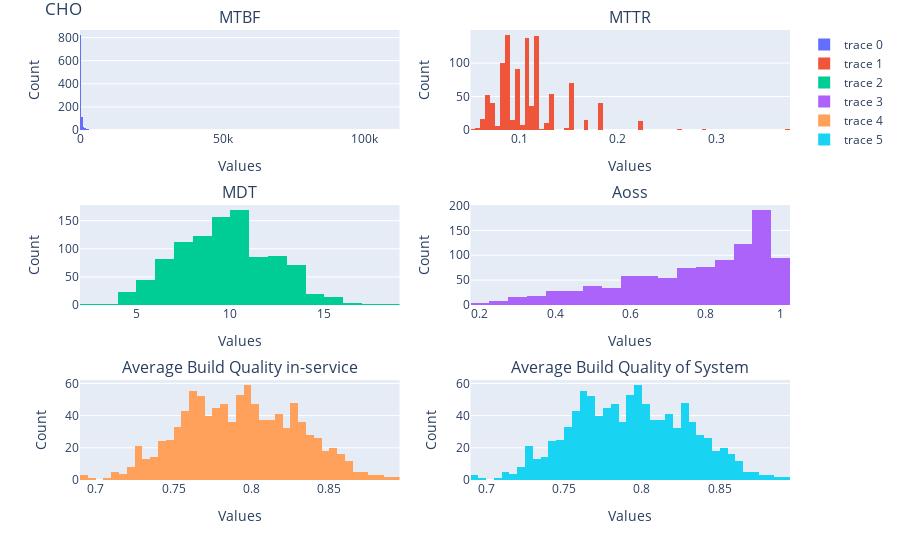
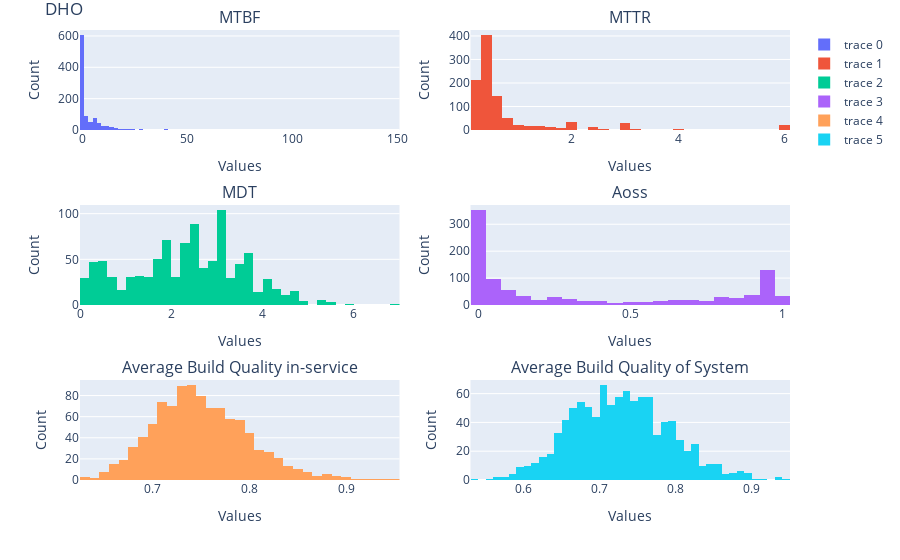
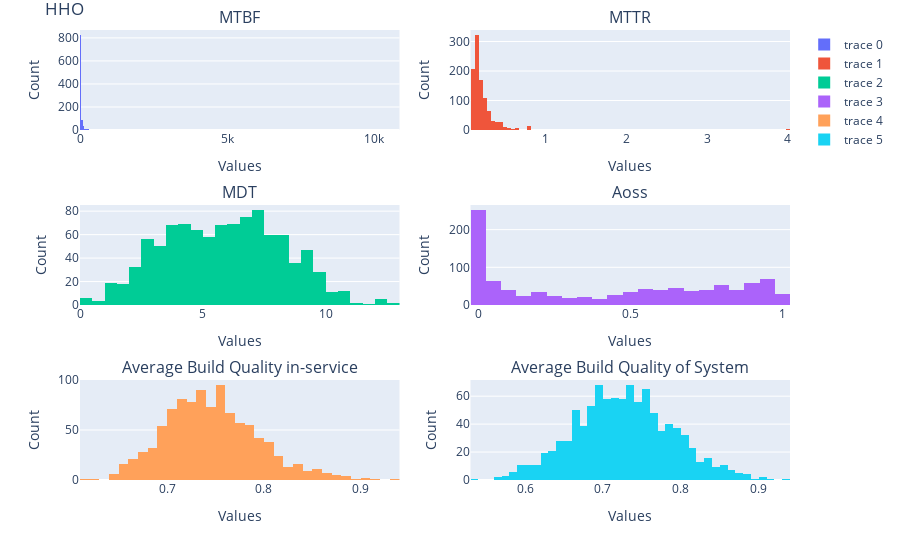
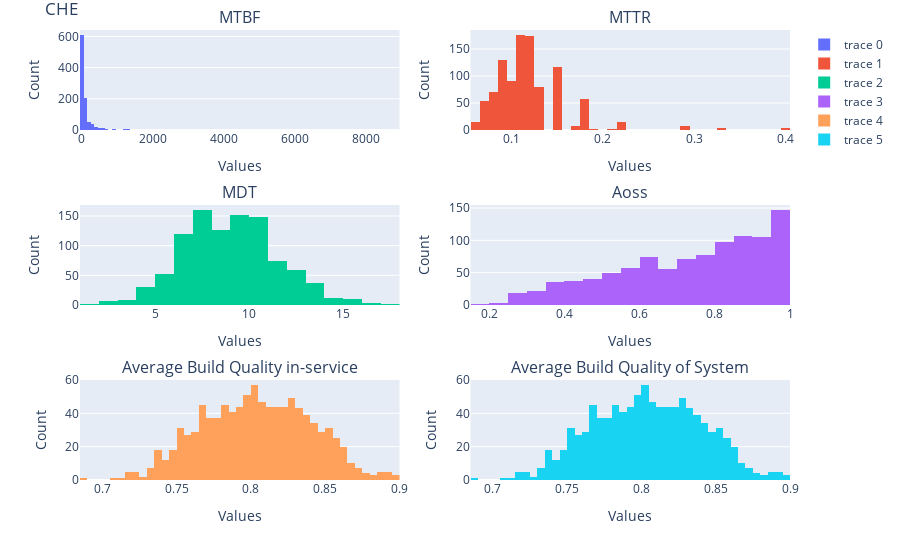

Notebook code for these charts, in order:
### Markdown cell above
- [x] CHO 
    - [x] Determinisitc
    - [x] MC
- [X] DHO 
    - [x] Determinisitc
    - [x] MC
- [X] HHO 
    - [X] Determinisitc
    - [X] MC
- [X] CHE 
    - [X] Determinisitc
    - [X] MC
- [X] DHE 
    - [X] Determinisitc
    - [X] MC
- [X] HHE 
    - [X] Determinisitc
    - [X] MC

### Code cell
def plotDistribution(config,mcdf):
#     ['Average Build Quality in-service', 'Average Build Quality of System',
#     '#Replicator', '#Normal', '#Assembler', '#Printer',
#     'Print Capacity', 'Assembling Capacity', 'Collection Capacity',
#     'MTBF','MTTR', 'MDT', 'Aoss']
#     fig = go.Figure()
#     fig.add_trace(px.histogram(mcdf, x="Aoss", y="MTBF", marginal="rug",
#                    hover_data=['MTBF','MTTR', 'MDT', 'Aoss']))
# #     fig.add_trace(go.Histogram(x=mcdf['Aoss'],hovertemplate="<b>Bin Edges:</b> %{x}<br><b>Count:</b> %{y}<extra></extra>"))
    fig = make_subplots(rows=3, cols=2,subplot_titles=('MTBF','MTTR', 'MDT', 'Aoss','Average Build Quality in-service', 'Average Build Quality of System'))
    trace0 = go.Histogram(x=mcdf['MTBF'])
    trace1 = go.Histogram(x=mcdf['MTTR'])
    trace2 = go.Histogram(x=mcdf['MDT'])
    trace3 = go.Histogram(x=mcdf['Aoss'])
    trace4 = go.Histogram(x=mcdf['Average Build Quality in-service'])
    trace5 = go.Histogram(x=mcdf['Average Build Quality of System'])
    fig.append_trace(trace0, 1, 1)
    fig.append_trace(trace1, 1, 2)
    fig.append_trace(trace2, 2, 1)
    fig.append_trace(trace3, 2, 2)
    fig.append_trace(trace4, 3, 1)
    fig.append_trace(trace5, 3, 2)
    fig.update_layout(hovermode="x",title=config,margin=dict(t=30))
    fig.update_xaxes(title_text='Values')
    fig.update_yaxes(title_text='Count')
    fig.show()
    display(mcdf)
    
def main():
    global RiskThreshold,QualityThreshold,mc_num_steps,timesteps,mc,numTasksBeforeFail
    numTasksBeforeFaillist = [2]
    RiskThresholds=[0.5]
    timestepslist=[50]
    
#     numTasksBeforeFaillist = [2,3,5,10]
#     RiskThresholds=[0.5,0.6,0.7,0.8]
#     timestepslist=[20,50,100,250,500,1000]
    QualityThreshold=0.5
    mc_num_steps = 1000
    mc = True
    configlist = ["CHO","DHO","HHO","CHE","DHE","HHE"]
    test_table = pd.DataFrame()
    for config in configlist:
        for risk in RiskThresholds:
            RiskThreshold = risk
            for timestep in timestepslist:
                timesteps = timestep
                for numTasks in numTasksBeforeFaillist:
                    numTasksBeforeFail = numTasks
                    try:
                        if mc:
                            print(f'\nMC {config}, Risk:{RiskThreshold}, t:{timesteps}, #Tasks Before Fail:{numTasksBeforeFail}')
                            mcdf = SRRSmc(config,timesteps,mc_num_steps,False)
                            mean_mcdf = mcdf[['Print Capacity', 'Assembling Capacity', 'Collection Capacity', 'MTBF','MTTR', 'MDT', 'Aoss','#In', '#Out','Average Build Quality of System']].mean()
                            plotDistribution(config,mcdf)
                        else:
                            print(f'Deterministic {config}, Risk:{RiskThreshold}, t:{timesteps}, #Tasks Before Fail:{numTasksBeforeFail}')
                            df,ram_df = SRRS(config,timesteps,False)
                            result = df.tail(1).reset_index(drop=True)
                            result = pd.concat([result,ram_df], axis=1)
                            result['RiskThreshold'] = RiskThreshold
                            result['Configuration'] = config
                            result = result[['Configuration','#Tasks before failure','RiskThreshold','Time', 'NonPr', 'Printable', 'Materials', 'Env_Materials',
                           '#Replicator', '#Normal', '#Assembler', '#Printer', '#Assembling',
                           '#Printing', '#Collecting', '#Idle', '#Repair', '#In', '#Out',
                           'Average Build Quality in-service', 'Average Build Quality of System',
                           '#WasteReplicator', '#WasteNormal', '#WasteAssembler', '#WastePrinter',
                           'Environment Exhaust Time', 'Printable Exhaust Time',
                           'NonPr Exhaust Time', 'Material Exhaust Time', 'Average Risk',
                           'Print Capacity', 'Assembling Capacity', 'Collection Capacity',
                           'MTBF', 'MTTR', 'MDT', 'Aoss']]
                            test_table = pd.concat([test_table,result],ignore_index=True)
                    except Exception as err:
                        print(f"Unexpected {err=}, {type(err)=}")
                        raise
    if mc:
        pass
    else:
#         display(test_table)
        filename = "deterministic-scenarios.csv"
        print(f'saving {filename}...')
        test_table.to_csv(filename)
    

if __name__ == "__main__":
    main()

### Figure 1 — Plotly figure (JSON) as saved in the notebook; plotly's stock layout.template omitted (floating-point values rounded to 4 significant figures; data arrays with more than 128 entries replaced by an {"elided": "..."} marker saying what was removed)
{"data": [{"type": "histogram", "x": {"elided": "1000 float values"}, "xaxis": "x", "yaxis": "y"}, {"type": "histogram", "x": {"elided": "1000 float values"}, "xaxis": "x2", "yaxis": "y2"}, {"type": "histogram", "x": {"elided": "1000 float values"}, "xaxis": "x3", "yaxis": "y3"}, {"type": "histogram", "x": {"elided": "1000 float values"}, "xaxis": "x4", "yaxis": "y4"}, {"type": "histogram", "x": {"elided": "1000 float values"}, "xaxis": "x5", "yaxis": "y5"}, {"type": "histogram", "x": {"elided": "1000 float values"}, "xaxis": "x6", "yaxis": "y6"}], "layout": {"annotations": [{"font": {"size": 16}, "showarrow": false, "text": "MTBF", "x": 0.225, "xanchor": "center", "xref": "paper", "y": 1, "yanchor": "bottom", "yref": "paper"}, {"font": {"size": 16}, "showarrow": false, "text": "MTTR", "x": 0.775, "xanchor": "center", "xref": "paper", "y": 1, "yanchor": "bottom", "yref": "paper"}, {"font": {"size": 16}, "showarrow": false, "text": "MDT", "x": 0.225, "xanchor": "center", "xref": "paper", "y": 0.6111, "yanchor": "bottom", "yref": "paper"}, {"font": {"size": 16}, "showarrow": false, "text": "Aoss", "x": 0.775, "xanchor": "center", "xref": "paper", "y": 0.6111, "yanchor": "bottom", "yref": "paper"}, {"font": {"size": 16}, "showarrow": false, "text": "Average Build Quality in-service", "x": 0.225, "xanchor": "center", "xref": "paper", "y": 0.2222, "yanchor": "bottom", "yref": "paper"}, {"font": {"size": 16}, "showarrow": false, "text": "Average Build Quality of System", "x": 0.775, "xanchor": "center", "xref": "paper", "y": 0.2222, "yanchor": "bottom", "yref": "paper"}], "hovermode": "x", "margin": {"t": 30}, "title": {"text": "CHO"}, "xaxis": {"anchor": "y", "domain": [0, 0.45], "title": {"text": "Values"}}, "xaxis2": {"anchor": "y2", "domain": [0.55, 1], "title": {"text": "Values"}}, "xaxis3": {"anchor": "y3", "domain": [0, 0.45], "title": {"text": "Values"}}, "xaxis4": {"anchor": "y4", "domain": [0.55, 1], "title": {"text": "Values"}}, "xaxis5": {"anchor": "y5", "domain": [0, 0.45], "title": {"text": "Values"}}, "xaxis6": {"anchor": "y6", "domain": [0.55, 1], "title": {"text": "Values"}}, "yaxis": {"anchor": "x", "domain": [0.7778, 1], "title": {"text": "Count"}}, "yaxis2": {"anchor": "x2", "domain": [0.7778, 1], "title": {"text": "Count"}}, "yaxis3": {"anchor": "x3", "domain": [0.3889, 0.6111], "title": {"text": "Count"}}, "yaxis4": {"anchor": "x4", "domain": [0.3889, 0.6111], "title": {"text": "Count"}}, "yaxis5": {"anchor": "x5", "domain": [0, 0.2222], "title": {"text": "Count"}}, "yaxis6": {"anchor": "x6", "domain": [0, 0.2222], "title": {"text": "Count"}}}}

### Figure 2 — Plotly figure (JSON) as saved in the notebook; plotly's stock layout.template omitted (floating-point values rounded to 4 significant figures; data arrays with more than 128 entries replaced by an {"elided": "..."} marker saying what was removed)
{"data": [{"type": "histogram", "x": {"elided": "1000 float values"}, "xaxis": "x", "yaxis": "y"}, {"type": "histogram", "x": {"elided": "1000 float values"}, "xaxis": "x2", "yaxis": "y2"}, {"type": "histogram", "x": {"elided": "1000 float values"}, "xaxis": "x3", "yaxis": "y3"}, {"type": "histogram", "x": {"elided": "1000 float values"}, "xaxis": "x4", "yaxis": "y4"}, {"type": "histogram", "x": {"elided": "1000 float values"}, "xaxis": "x5", "yaxis": "y5"}, {"type": "histogram", "x": {"elided": "1000 float values"}, "xaxis": "x6", "yaxis": "y6"}], "layout": {"annotations": [{"font": {"size": 16}, "showarrow": false, "text": "MTBF", "x": 0.225, "xanchor": "center", "xref": "paper", "y": 1, "yanchor": "bottom", "yref": "paper"}, {"font": {"size": 16}, "showarrow": false, "text": "MTTR", "x": 0.775, "xanchor": "center", "xref": "paper", "y": 1, "yanchor": "bottom", "yref": "paper"}, {"font": {"size": 16}, "showarrow": false, "text": "MDT", "x": 0.225, "xanchor": "center", "xref": "paper", "y": 0.6111, "yanchor": "bottom", "yref": "paper"}, {"font": {"size": 16}, "showarrow": false, "text": "Aoss", "x": 0.775, "xanchor": "center", "xref": "paper", "y": 0.6111, "yanchor": "bottom", "yref": "paper"}, {"font": {"size": 16}, "showarrow": false, "text": "Average Build Quality in-service", "x": 0.225, "xanchor": "center", "xref": "paper", "y": 0.2222, "yanchor": "bottom", "yref": "paper"}, {"font": {"size": 16}, "showarrow": false, "text": "Average Build Quality of System", "x": 0.775, "xanchor": "center", "xref": "paper", "y": 0.2222, "yanchor": "bottom", "yref": "paper"}], "hovermode": "x", "margin": {"t": 30}, "title": {"text": "DHO"}, "xaxis": {"anchor": "y", "domain": [0, 0.45], "title": {"text": "Values"}}, "xaxis2": {"anchor": "y2", "domain": [0.55, 1], "title": {"text": "Values"}}, "xaxis3": {"anchor": "y3", "domain": [0, 0.45], "title": {"text": "Values"}}, "xaxis4": {"anchor": "y4", "domain": [0.55, 1], "title": {"text": "Values"}}, "xaxis5": {"anchor": "y5", "domain": [0, 0.45], "title": {"text": "Values"}}, "xaxis6": {"anchor": "y6", "domain": [0.55, 1], "title": {"text": "Values"}}, "yaxis": {"anchor": "x", "domain": [0.7778, 1], "title": {"text": "Count"}}, "yaxis2": {"anchor": "x2", "domain": [0.7778, 1], "title": {"text": "Count"}}, "yaxis3": {"anchor": "x3", "domain": [0.3889, 0.6111], "title": {"text": "Count"}}, "yaxis4": {"anchor": "x4", "domain": [0.3889, 0.6111], "title": {"text": "Count"}}, "yaxis5": {"anchor": "x5", "domain": [0, 0.2222], "title": {"text": "Count"}}, "yaxis6": {"anchor": "x6", "domain": [0, 0.2222], "title": {"text": "Count"}}}}

### Figure 3 — Plotly figure (JSON) as saved in the notebook; plotly's stock layout.template omitted (floating-point values rounded to 4 significant figures; data arrays with more than 128 entries replaced by an {"elided": "..."} marker saying what was removed)
{"data": [{"type": "histogram", "x": {"elided": "1000 float values"}, "xaxis": "x", "yaxis": "y"}, {"type": "histogram", "x": {"elided": "1000 float values"}, "xaxis": "x2", "yaxis": "y2"}, {"type": "histogram", "x": {"elided": "1000 float values"}, "xaxis": "x3", "yaxis": "y3"}, {"type": "histogram", "x": {"elided": "1000 float values"}, "xaxis": "x4", "yaxis": "y4"}, {"type": "histogram", "x": {"elided": "1000 float values"}, "xaxis": "x5", "yaxis": "y5"}, {"type": "histogram", "x": {"elided": "1000 float values"}, "xaxis": "x6", "yaxis": "y6"}], "layout": {"annotations": [{"font": {"size": 16}, "showarrow": false, "text": "MTBF", "x": 0.225, "xanchor": "center", "xref": "paper", "y": 1, "yanchor": "bottom", "yref": "paper"}, {"font": {"size": 16}, "showarrow": false, "text": "MTTR", "x": 0.775, "xanchor": "center", "xref": "paper", "y": 1, "yanchor": "bottom", "yref": "paper"}, {"font": {"size": 16}, "showarrow": false, "text": "MDT", "x": 0.225, "xanchor": "center", "xref": "paper", "y": 0.6111, "yanchor": "bottom", "yref": "paper"}, {"font": {"size": 16}, "showarrow": false, "text": "Aoss", "x": 0.775, "xanchor": "center", "xref": "paper", "y": 0.6111, "yanchor": "bottom", "yref": "paper"}, {"font": {"size": 16}, "showarrow": false, "text": "Average Build Quality in-service", "x": 0.225, "xanchor": "center", "xref": "paper", "y": 0.2222, "yanchor": "bottom", "yref": "paper"}, {"font": {"size": 16}, "showarrow": false, "text": "Average Build Quality of System", "x": 0.775, "xanchor": "center", "xref": "paper", "y": 0.2222, "yanchor": "bottom", "yref": "paper"}], "hovermode": "x", "margin": {"t": 30}, "title": {"text": "HHO"}, "xaxis": {"anchor": "y", "domain": [0, 0.45], "title": {"text": "Values"}}, "xaxis2": {"anchor": "y2", "domain": [0.55, 1], "title": {"text": "Values"}}, "xaxis3": {"anchor": "y3", "domain": [0, 0.45], "title": {"text": "Values"}}, "xaxis4": {"anchor": "y4", "domain": [0.55, 1], "title": {"text": "Values"}}, "xaxis5": {"anchor": "y5", "domain": [0, 0.45], "title": {"text": "Values"}}, "xaxis6": {"anchor": "y6", "domain": [0.55, 1], "title": {"text": "Values"}}, "yaxis": {"anchor": "x", "domain": [0.7778, 1], "title": {"text": "Count"}}, "yaxis2": {"anchor": "x2", "domain": [0.7778, 1], "title": {"text": "Count"}}, "yaxis3": {"anchor": "x3", "domain": [0.3889, 0.6111], "title": {"text": "Count"}}, "yaxis4": {"anchor": "x4", "domain": [0.3889, 0.6111], "title": {"text": "Count"}}, "yaxis5": {"anchor": "x5", "domain": [0, 0.2222], "title": {"text": "Count"}}, "yaxis6": {"anchor": "x6", "domain": [0, 0.2222], "title": {"text": "Count"}}}}

### Figure 4 — Plotly figure (JSON) as saved in the notebook; plotly's stock layout.template omitted (floating-point values rounded to 4 significant figures; data arrays with more than 128 entries replaced by an {"elided": "..."} marker saying what was removed)
{"data": [{"type": "histogram", "x": {"elided": "1000 float values"}, "xaxis": "x", "yaxis": "y"}, {"type": "histogram", "x": {"elided": "1000 float values"}, "xaxis": "x2", "yaxis": "y2"}, {"type": "histogram", "x": {"elided": "1000 float values"}, "xaxis": "x3", "yaxis": "y3"}, {"type": "histogram", "x": {"elided": "1000 float values"}, "xaxis": "x4", "yaxis": "y4"}, {"type": "histogram", "x": {"elided": "1000 float values"}, "xaxis": "x5", "yaxis": "y5"}, {"type": "histogram", "x": {"elided": "1000 float values"}, "xaxis": "x6", "yaxis": "y6"}], "layout": {"annotations": [{"font": {"size": 16}, "showarrow": false, "text": "MTBF", "x": 0.225, "xanchor": "center", "xref": "paper", "y": 1, "yanchor": "bottom", "yref": "paper"}, {"font": {"size": 16}, "showarrow": false, "text": "MTTR", "x": 0.775, "xanchor": "center", "xref": "paper", "y": 1, "yanchor": "bottom", "yref": "paper"}, {"font": {"size": 16}, "showarrow": false, "text": "MDT", "x": 0.225, "xanchor": "center", "xref": "paper", "y": 0.6111, "yanchor": "bottom", "yref": "paper"}, {"font": {"size": 16}, "showarrow": false, "text": "Aoss", "x": 0.775, "xanchor": "center", "xref": "paper", "y": 0.6111, "yanchor": "bottom", "yref": "paper"}, {"font": {"size": 16}, "showarrow": false, "text": "Average Build Quality in-service", "x": 0.225, "xanchor": "center", "xref": "paper", "y": 0.2222, "yanchor": "bottom", "yref": "paper"}, {"font": {"size": 16}, "showarrow": false, "text": "Average Build Quality of System", "x": 0.775, "xanchor": "center", "xref": "paper", "y": 0.2222, "yanchor": "bottom", "yref": "paper"}], "hovermode": "x", "margin": {"t": 30}, "title": {"text": "CHE"}, "xaxis": {"anchor": "y", "domain": [0, 0.45], "title": {"text": "Values"}}, "xaxis2": {"anchor": "y2", "domain": [0.55, 1], "title": {"text": "Values"}}, "xaxis3": {"anchor": "y3", "domain": [0, 0.45], "title": {"text": "Values"}}, "xaxis4": {"anchor": "y4", "domain": [0.55, 1], "title": {"text": "Values"}}, "xaxis5": {"anchor": "y5", "domain": [0, 0.45], "title": {"text": "Values"}}, "xaxis6": {"anchor": "y6", "domain": [0.55, 1], "title": {"text": "Values"}}, "yaxis": {"anchor": "x", "domain": [0.7778, 1], "title": {"text": "Count"}}, "yaxis2": {"anchor": "x2", "domain": [0.7778, 1], "title": {"text": "Count"}}, "yaxis3": {"anchor": "x3", "domain": [0.3889, 0.6111], "title": {"text": "Count"}}, "yaxis4": {"anchor": "x4", "domain": [0.3889, 0.6111], "title": {"text": "Count"}}, "yaxis5": {"anchor": "x5", "domain": [0, 0.2222], "title": {"text": "Count"}}, "yaxis6": {"anchor": "x6", "domain": [0, 0.2222], "title": {"text": "Count"}}}}
